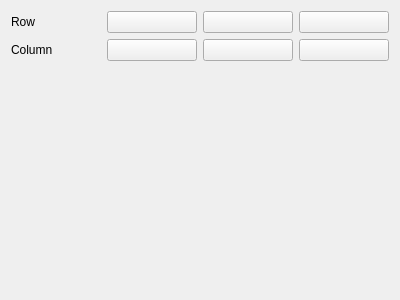
<?xml version="1.0" encoding="UTF-8"?>
<ui version="4.0">
 <class>TableEditor</class>
 <widget class="QWidget" name="TableEditor">
  <property name="geometry">
   <rect>
    <x>0</x>
    <y>0</y>
    <width>400</width>
    <height>300</height>
   </rect>
  </property>
  <property name="windowTitle">
   <string>Form</string>
  </property>
  <layout class="QVBoxLayout" name="verticalLayout">
   <item>
    <layout class="QHBoxLayout" name="horizontalLayout">
     <item>
      <widget class="QLabel" name="labelRow">
       <property name="text">
        <string>Row</string>
       </property>
      </widget>
     </item>
     <item>
      <widget class="QPushButton" name="buttonRowAddBefore">
       <property name="toolTip">
        <string>Insert row before</string>
       </property>
       <property name="text">
        <string/>
       </property>
       <property name="icon">
        <iconset resource="ReportViewer.qrc">
         <normaloff>:/insert-row-before</normaloff>:/insert-row-before</iconset>
       </property>
       <property name="iconSize">
        <size>
         <width>32</width>
         <height>32</height>
        </size>
       </property>
      </widget>
     </item>
     <item>
      <widget class="QPushButton" name="buttonRowDelete">
       <property name="toolTip">
        <string>Delete row</string>
       </property>
       <property name="text">
        <string/>
       </property>
       <property name="icon">
        <iconset resource="ReportViewer.qrc">
         <normaloff>:/delete-row</normaloff>:/delete-row</iconset>
       </property>
       <property name="iconSize">
        <size>
         <width>32</width>
         <height>32</height>
        </size>
       </property>
      </widget>
     </item>
     <item>
      <widget class="QPushButton" name="buttonRowAddAfter">
       <property name="toolTip">
        <string>Insert row after</string>
       </property>
       <property name="text">
        <string/>
       </property>
       <property name="icon">
        <iconset resource="ReportViewer.qrc">
         <normaloff>:/insert-row-after</normaloff>:/insert-row-after</iconset>
       </property>
       <property name="iconSize">
        <size>
         <width>32</width>
         <height>32</height>
        </size>
       </property>
      </widget>
     </item>
    </layout>
   </item>
   <item>
    <layout class="QHBoxLayout" name="horizontalLayout_2">
     <item>
      <widget class="QLabel" name="labelColumn">
       <property name="text">
        <string>Column</string>
       </property>
      </widget>
     </item>
     <item>
      <widget class="QPushButton" name="buttonColumnAddBefore">
       <property name="toolTip">
        <string>Insert column before</string>
       </property>
       <property name="text">
        <string/>
       </property>
       <property name="icon">
        <iconset resource="ReportViewer.qrc">
         <normaloff>:/insert-column-before</normaloff>:/insert-column-before</iconset>
       </property>
       <property name="iconSize">
        <size>
         <width>32</width>
         <height>32</height>
        </size>
       </property>
      </widget>
     </item>
     <item>
      <widget class="QPushButton" name="buttonColumnDelete">
       <property name="toolTip">
        <string>Delete column</string>
       </property>
       <property name="text">
        <string/>
       </property>
       <property name="icon">
        <iconset resource="ReportViewer.qrc">
         <normaloff>:/delete-column</normaloff>:/delete-column</iconset>
       </property>
       <property name="iconSize">
        <size>
         <width>32</width>
         <height>32</height>
        </size>
       </property>
      </widget>
     </item>
     <item>
      <widget class="QPushButton" name="buttonColumnAddAfter">
       <property name="toolTip">
        <string>Insert column after</string>
       </property>
       <property name="text">
        <string/>
       </property>
       <property name="icon">
        <iconset resource="ReportViewer.qrc">
         <normaloff>:/insert-column-after</normaloff>:/insert-column-after</iconset>
       </property>
       <property name="iconSize">
        <size>
         <width>32</width>
         <height>32</height>
        </size>
       </property>
      </widget>
     </item>
    </layout>
   </item>
   <item>
    <spacer name="verticalSpacer">
     <property name="orientation">
      <enum>Qt::Vertical</enum>
     </property>
     <property name="sizeHint" stdset="0">
      <size>
       <width>20</width>
       <height>40</height>
      </size>
     </property>
    </spacer>
   </item>
  </layout>
 </widget>
 <resources>
  <include location="ReportViewer.qrc"/>
 </resources>
 <connections/>
</ui>
